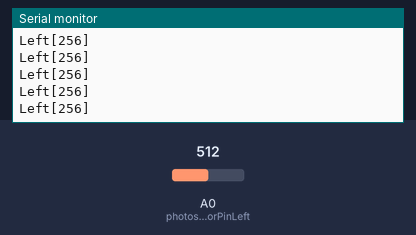
The sketch below on a simulated Arduino Uno, built with avr-gcc and run on an emulated ATmega328P. On the bench: the last lines printed to the serial monitor. Inputs (shaded band) come from the test bench; at power-on: A0 (photosensorPinLeft) = 512.

Above: at 1.2 s.
1.3 s: A0 (photosensorPinLeft) set to 209
At 2.0 s:
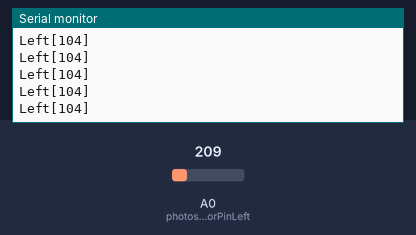
2.8 s: A0 (photosensorPinLeft) set to 189
At 3.8 s:
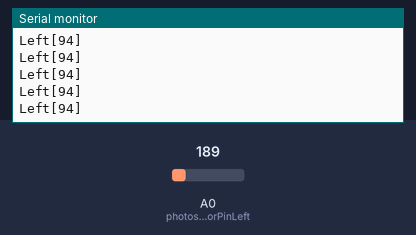
5.8 s: A0 (photosensorPinLeft) set to 22
At 6.6 s:
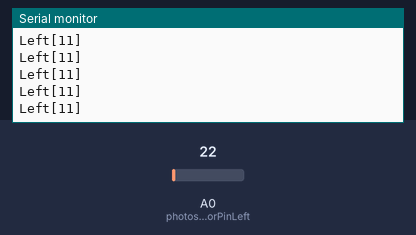
8.8 s: A0 (photosensorPinLeft) set to 18
At 9.4 s:
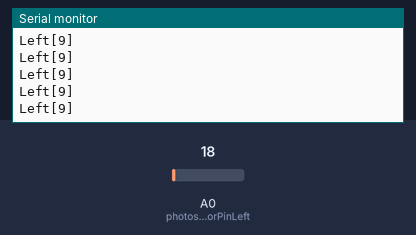
Timing chart, 0 to 11.8 s (numbered marks = the images above; inputs shaded):
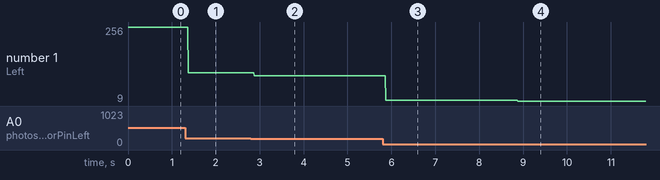

The sketch:

LDR.ino
```cpp
int photosensorPinLeft = A0;

int valLeft = 0;

void setup() {
  Serial.begin(9600);
  Serial.println("Ready!");
}

void loop() {
  valLeft = analogRead(photosensorPinLeft);
  valLeft = valLeft/2;

  Serial.print("Left[");
  Serial.print(valLeft);
  Serial.println("] ");
}
```

Measured:
- after the input at 1.3 s, the serial monitor: prints a new line after 0.07 s (image 1)
- after the input at 2.8 s, the serial monitor: prints a new line after 0.08 s (image 2)
- after the input at 5.8 s, the serial monitor: prints a new line after 0.08 s (image 3)
- after the input at 8.8 s, the serial monitor: prints a new line after 0.07 s (image 4)
- plotted number 1: 256 → 104 after the input at 1.3 s, 104 → 94 after the input at 2.8 s, 94 → 11 after the input at 5.8 s, 11 → 9 after the input at 8.8 s
